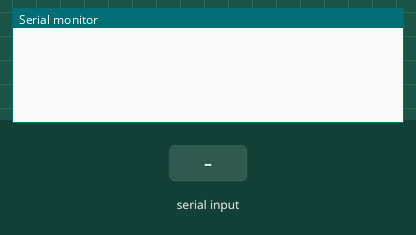
Simulated run of this sketch. Board: Arduino Uno, built with avr-gcc and run on an emulated ATmega328P. On the bench: the last lines printed to the serial monitor. The test bench sets the inputs (shaded band). Random numbers use the default seed unless the sketch sets one.

Above: at 1.2 s.
1.3 s: "1" received over Serial
At 1.97 s:
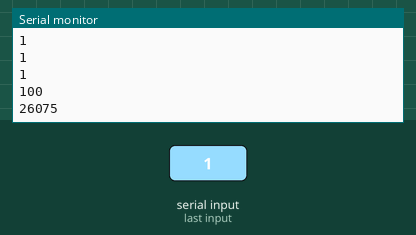
At 6.0 s:
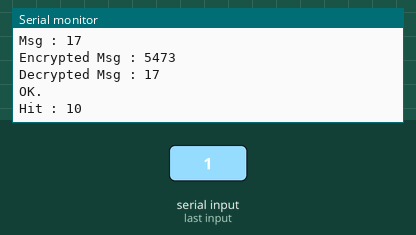
Timing chart, 0 to 7.5 s (numbered marks = the images above; inputs shaded):
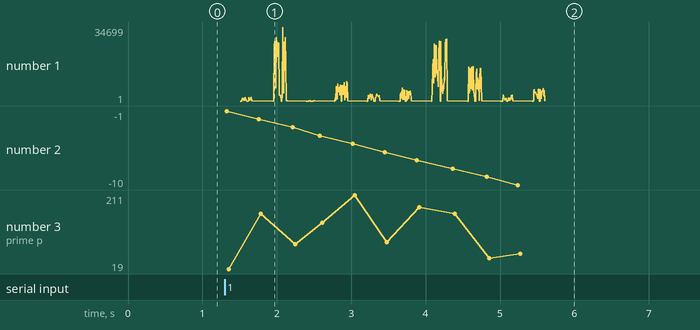

The sketch:

kadai3.ino
```cpp
//enshu03
//ArduinoでRSAを実装してみよう。

#define prime 250 //prime size
#define M 120 //message size
#define SIZE 10 //loop size

long gcd(long a, long b) {
  long c;
  if (a < b) {
    a = a + b;
    b = a - b;
    a = a - b;
  }

  while (b != 0) {
    c = a % b;
    a = b;
    b = c;
  }

  return a;
}

long Check_Prime(long p) {
  long i;
  if (p == 1) return 0;
  for (i = 1; i < p; i++) {
    if (gcd(i, p) != 1) return 0;
  } //non prime

  return 1; //prime
}

long Inv_Mod(long a, long m) {
  long b, x, u, q, tmp;

  b = m; x = 1; u = 0;
  while ( b > 0 ) {
    q = a / b;
    tmp = u; u = x - q * u; x = tmp;
    tmp = b; b = a - q * b; a = tmp;
  }

  return ( x < 0 ) ? x + m : x;
}

////////////////////////////////
//左バイナリ法でべき乗剰余計算を行う
long Power_Mod(long base, long expo, long mod) {
  int i = 0;
  long n = 1;
  long final_ans;
  long ans = 1, X = 65536;
  long N ;
  long b ;
  long e ;
    N = mod;
    e = expo;
    b = base;
      while (X > 0) {
        ans = ans * ans;   // 2乗算する
        ans = ans % N;    // その都度、modを取ることを忘れずに

        if ((e & X) != 0) {//1が立つ
          ans *= b;         // 基数をかける
          ans = ans % N;  // modを取ることを忘れずに
        }

        X = X >> 1;
        Serial.println(ans);
      }
      Serial.println(ans);

      /*   while (i < 6) {
           final_ans = n*ans;
           final_ans = n % N;
           i++;
         }
         Serial.print("final_ans");
         Serial.println(final_ans);*/
  return ans;
}
/////////////////////////////////

void serialEvent() {
  char input;
  long p, q;
  long N, euler;
  long e, d;
  long msg, e_msg, d_msg;
  long gcd_return;
  int i;
  int hit = 0;

  while (Serial.available()) {
    input = (char)Serial.read();

    if (input == '1') {

      for (i = 0; i < SIZE; i++) {
        do {
          p = random() % prime + 1;
        } while (Check_Prime(p) != 1);
        do {
          q = random() % prime + 1;
        } while (Check_Prime(q) != 1 || q == p);

        Serial.print("-----------"); Serial.print(i + 1); Serial.println(" set-----------");
        Serial.print("prime p : "); Serial.println(p);
        Serial.print("prime q : "); Serial.println(q);

        N = p * q;
        Serial.print("N = p * q : "); Serial.println(N);
        euler = (p - 1) * (q - 1);
        Serial.print("euler = (p - 1) * (q - 1) : "); Serial.println(euler);

        /////////////////////////////////
        //eulerと互いに素なeを求める
        while (1) {
          e = random();
          e = e % euler;
          gcd_return = gcd(e, euler);

          if (gcd_return == 1) break;
        }

        /////////////////////////////////

        Serial.print("PublicKey (e, N) : ("); Serial.print(e); Serial.print(", "); Serial.print(N); Serial.println(")");

        /////////////////////////////////
        //e * d ≡ 1 mod euler を満たすdを求める

        d = Inv_Mod(e, euler);

        /////////////////////////////////

        Serial.print("PrivateKey (d, p, q) : ("); Serial.print(d); Serial.print(", "); Serial.print(p); Serial.print(", "); Serial.print(q); Serial.println(")");

        do {
          msg = random() % M + 1;
        } while (msg >= N || gcd(msg, N) != 1);

        /////////////////////////////////
        //左バイナリ法を用いて、msgをe_msgに暗号化し、e_msgをd_msgに復号する
        e_msg = Power_Mod(msg, e, N);
        d_msg = Power_Mod(e_msg, d, N);

        /////////////////////////////////

        Serial.print("Msg : "); Serial.println(msg);
        Serial.print("Encrypted Msg : "); Serial.println(e_msg);
        Serial.print("Decrypted Msg : "); Serial.println(d_msg);

        if (msg == d_msg) {
          Serial.println("OK.");
          hit = hit + 1;
        } else {
          Serial.println("MISS.");
          delay(1000);
        }

        Serial.println("");
      }

      Serial.print("Hit : "); Serial.println(hit);
      Serial.println("");
    }
  }

}

void setup() {
  Serial.begin(9600);
  randomSeed(analogRead(0));

}

void loop() {
  serialEvent();

}
```

Measured:
- after the input at 1.3 s, the serial monitor: prints a new line at once (image 1)
